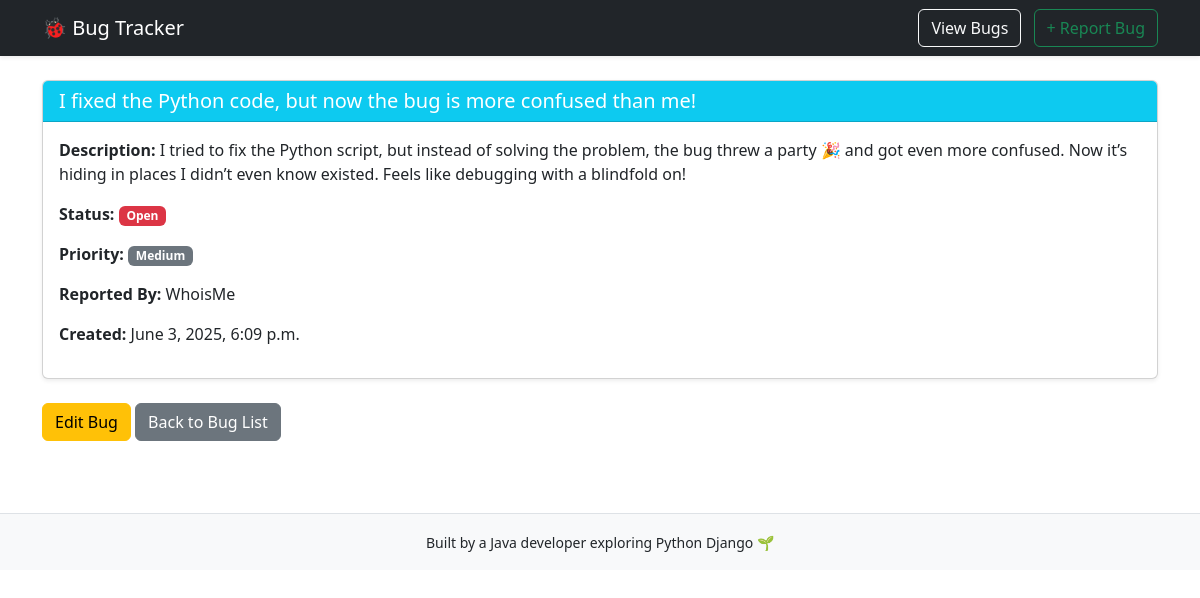
The app's page /bugs/6/ with its own data.
### bugs/models.py (models this page shows, shortened)
class Bug(models.Model):
    STATUS_CHOICES = [
        ('Open', 'Open'),
        ('In Progress', 'In Progress'),
        ('Closed', 'Closed'),
    ]
    PRIORITY_CHOICES = [
        ('Low', 'Low'),
        ('Medium', 'Medium'),
        ('High', 'High'),
    ]
    title = models.CharField(max_length=200)
    description = models.TextField()
    status = models.CharField(max_length=20, choices=STATUS_CHOICES, default='Open')
    priority = models.CharField(max_length=20, choices=PRIORITY_CHOICES, default='Medium')
    reporter_name = models.CharField(max_length=100)
    created_at = models.DateTimeField(auto_now_add=True)
    updated_at = models.DateTimeField(auto_now=True)

### bugs/views.py (the view)
# urls.py: path('bugs/<int:pk>/', bug_detail, name='bug-detail'),
def bug_detail(request, pk):
    bug = get_object_or_404(Bug, pk=pk)
    return render(request, 'bugs/bug_detail.html', {'bug': bug})

### templates/bugs/bug_detail.html (shortened to what this page needs)
{% extends 'base.html' %}
{% block content %}
<div class="card shadow-sm">
  <div class="card-header bg-info text-white">
    <h5 class="mb-0">{{ bug.title }}</h5>
  </div>
  <div class="card-body">
    <p><strong>Description:</strong> {{ bug.description }}</p>
    <p><strong>Status:</strong>
      <span class="badge {% if bug.status == 'Closed' %}bg-success{% elif bug.status == 'In Progress' %}bg-warning{% else %}bg-danger{% endif %}">
        {{ bug.status }}
      </span>
    </p>
    <p><strong>Priority:</strong> <span class="badge bg-secondary">{{ bug.priority }}</span></p>
    <p><strong>Reported By:</strong> {{ bug.reporter_name }}</p>
    <p><strong>Created:</strong> {{ bug.created_at }}</p>
  </div>
</div>
<div class="mt-4">
  <a href="{% url 'bug-edit' bug.pk %}" class="btn btn-warning">Edit Bug</a>
  <a href="{% url 'bug-list' %}" class="btn btn-secondary">Back to Bug List</a>
</div>
{% endblock %}

### records on screen
Bug: title "I fixed the Python code, but now the bug is more confused than me!", description "I tried to fix the Python script, but instead of solving the problem, the bug threw a party 🎉 and got even more confused. Now it’s hiding in places I didn’t even know existed. Feels like debugging with a blindfold on!", status "Open", priority "Medium", reporter_name "WhoisMe", created_at "June 3, 2025, 6:09 p.m."
